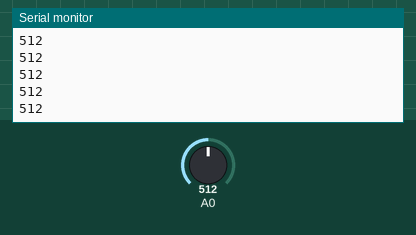
The sketch below on a simulated Arduino Uno, built with avr-gcc and run on an emulated ATmega328P. Shown: the last lines printed to the serial monitor. The test bench sets the inputs (shaded band); at power-on: A0 = 512.

Above: at 1.2 s.
1.3 s: A0 set to 716
At 1.31 s:
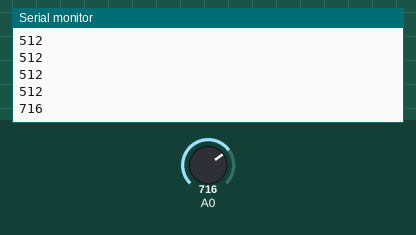
2.8 s: A0 set to 900
At 2.81 s:
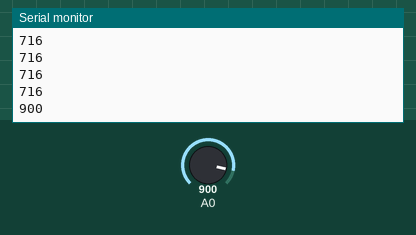
Timing chart, 0 to 5.8 s (numbered marks = the images above; inputs shaded):
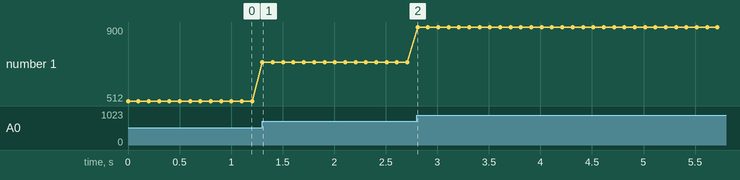

The sketch:

sendToP5JS.ino
```cpp
//Arduino code
void setup()
{
  // Connect to serial
  Serial.begin(9600); //9600 refers to the speed of communication

}

void loop() {
	//create a variable called val that stores the incoming analog vaues
  int val = analogRead(A0); //the pin number is the argument that goes inside the analogRead function
  Serial.println(val); //we are sending our values across to P5JS via Serial communication

  // 10 readings per second
  delay(100);
}
```

Measured:
- after the input at 1.3 s, the serial monitor: prints a new line at once (image 1)
- after the input at 2.8 s, the serial monitor: prints a new line at once (image 2)
- plotted number 1: 512 → 716 after the input at 1.3 s, 716 → 900 after the input at 2.8 s
